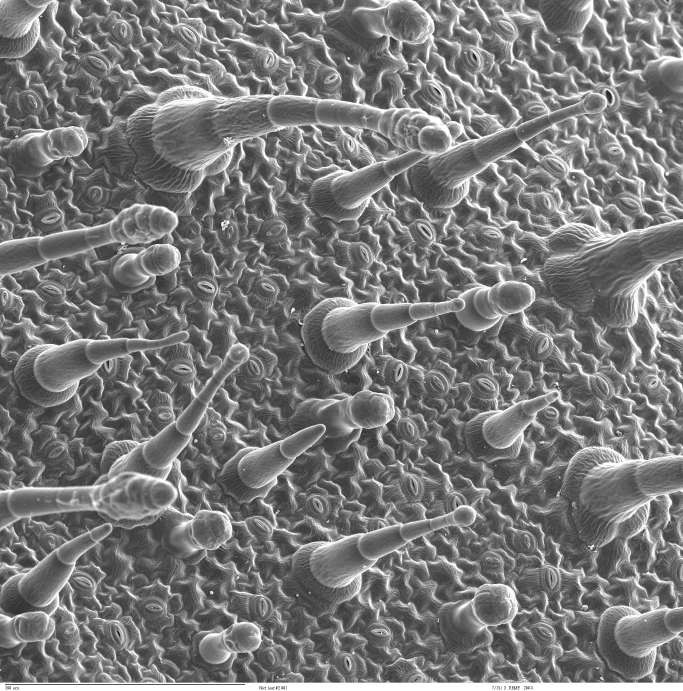
#> input picture data/ch08/sourced/Leaf_epidermis.jpg, 2048 x 2073 px (shown at 1/3 size)
$ python ch08_fig07_generative_risk.py
#> lines starting #> are read from the running program, lines starting #| are printed output that depends on the picture
### scripts/ch08_utils.py
#!/usr/bin/env python3
"""Shared helpers for chapter 8 image figures."""
# SPDX-License-Identifier: MIT
import hashlib
import json
import subprocess
from pathlib import Path
from typing import List, Optional, Tuple

import matplotlib
import matplotlib.pyplot as plt
import numpy as np
from matplotlib.font_manager import FontProperties
from PIL import Image
from scipy.ndimage import label, rotate, shift

matplotlib.use("Agg")

ROOT = Path(__file__).resolve().parents[1]
FIG = ROOT / "figures" / "ch08"
DATA = ROOT / "data" / "ch08"
RAW = DATA / "raw"
PROV = ROOT / "provenance" / "ch08"
SOURCED = DATA / "sourced"

UM_PER_PX_U2OS = 0.656

BBBC_FILES = {
    "hoechst_s1": "IXMtest_A13_s1_w1B35C6D5D-DBF9-4779-990D-5E7AFB14D600.tif",
    "mito_s1": "IXMtest_A13_s1_w5B257EE32-37B0-4698-891B-11B1B3D3D0C1.tif",
    "hoechst_s2": "IXMtest_A13_s2_w1951890F6-3FBD-488D-A559-E437F411FE17.tif",
    "mito_s2": "IXMtest_A13_s2_w5E4FF8FF2-B6AC-4AC6-810D-535064B5C89C.tif",
}

BBBC_STATS = {
    "hoechst_s1": {"min": 121, "max": 1655, "mean": 238.4, "p01": 132, "p999": 1236, "sat4095": 0, "sha16": "4be40f814481002a"},
    "mito_s1": {"min": 185, "max": 4095, "mean": 373.2, "p01": 218, "p999": 1140, "sat4095": 12, "sha16": "c1c441e44e91481c"},
    "hoechst_s2": {"min": 122, "max": 1450, "mean": 227.1, "p01": 129, "p999": 1150, "sat4095": 0, "sha16": "800419706668d4de"},
    "mito_s2": {"min": 176, "max": 1655, "mean": 366.3, "p01": 196, "p999": 1078, "sat4095": 0, "sha16": "b3d11076696b2bf4"},
}

HOECHST_RANGE = (132, 1236)
MITO_RANGE = (218, 1140)

MACHADO_DEUTERANOPIA = np.array(
    [[0.62550137, 0.37449863, 0.0], [0.7, 0.3, 0.0], [0.0, 0.3, 0.7]]
)
MACHADO_PROTANOPIA = np.array(
    [[0.566667, 0.433333, 0.0], [0.558333, 0.441667, 0.0], [0.0, 0.241667, 0.758333]]
)


def sha256(path: Path) -> str:
    digest = hashlib.sha256()
    with path.open("rb") as stream:
        for chunk in iter(lambda: stream.read(1 << 20), b""):
            digest.update(chunk)
    return digest.hexdigest()


def chinese_font() -> FontProperties:
    font_path = subprocess.check_output(
        ["kpsewhich", "FandolHei-Regular.otf"], text=True
    ).strip()
    if not font_path:
        raise RuntimeError("Install TeX Live Fandol fonts for Chinese PDF figures.")
    return FontProperties(fname=font_path, family="sans-serif")


def setup_rc() -> None:
    plt.rcParams.update(
        {
            "font.family": "sans-serif",
            "font.size": 8,
            "pdf.fonttype": 42,
            "ps.fonttype": 42,
            "axes.linewidth": 0.7,
        }
    )


# [25 lines left out: function save_pair, not called in this run]


def write_json(path: Path, payload: dict) -> None:
    path.parent.mkdir(parents=True, exist_ok=True)
    path.write_text(json.dumps(payload, indent=2, ensure_ascii=False) + "\n", encoding="utf-8")


# [27 lines left out: functions load_tiff, check_bbbc_array, linear_display_u8, not called in this run]


def fraction_mapped_white(arr: np.ndarray, vmin: float, vmax: float) -> float:
    return float((arr > vmax).mean())


def gamma_display_u8(arr: np.ndarray, vmin: float, vmax: float, gamma: float) -> np.ndarray:
    norm = np.clip((arr.astype(np.float64) - vmin) / (vmax - vmin), 0.0, 1.0)
    return (np.power(norm, gamma) * 255.0).astype(np.uint8)


def srgb_to_linear(rgb: np.ndarray) -> np.ndarray:
    c = rgb.astype(np.float64)
    return np.where(c <= 0.04045, c / 12.92, ((c + 0.055) / 1.055) ** 2.4)


def linear_to_srgb(linear: np.ndarray) -> np.ndarray:
    c = np.clip(linear, 0.0, 1.0)
    return np.where(c <= 0.0031308, 12.92 * c, 1.055 * (c ** (1.0 / 2.4)) - 0.055)


# [24 lines left out: functions simulate_cvd, merge_red_green, merge_magenta_green, not called in this run]


def nearest_upscale(arr: np.ndarray, factor: int) -> np.ndarray:
    return np.repeat(np.repeat(arr, factor, axis=0), factor, axis=1)


# [46 lines left out: functions draw_scale_bar, panel_letter, not called in this run]


def style_spines(ax) -> None:
    ax.spines[["top", "right"]].set_visible(False)
    ax.tick_params(axis="both", length=3)


def rgb_png_to_gray_u8(path: Path) -> np.ndarray:
    """Convert RGB(A) PNG to 8-bit gray (ITU-R BT.601 weights)."""
    rgb = np.array(Image.open(path).convert("RGB"), dtype=np.float64)
    gray = 0.299 * rgb[..., 0] + 0.587 * rgb[..., 1] + 0.114 * rgb[..., 2]
    return np.clip(gray, 0, 255).astype(np.uint8)


def resize_gray_lanczos(arr: np.ndarray, size: Tuple[int, int]) -> np.ndarray:
    return np.array(Image.fromarray(arr).resize(size, Image.LANCZOS))


def phase_shift(fixed: np.ndarray, moving: np.ndarray) -> Tuple[float, float]:
    """Integer pixel shift (dy, dx) aligning moving to fixed via FFT cross-correlation."""
    f = fixed.astype(np.float64)
    m = moving.astype(np.float64)
    f -= f.mean()
    m -= m.mean()
    corr = np.fft.ifft2(np.fft.fft2(f) * np.conj(np.fft.fft2(m))).real
    peak = np.unravel_index(int(np.argmax(corr)), corr.shape)
    dy, dx = peak
    if dy > f.shape[0] // 2:
        dy -= f.shape[0]
    if dx > f.shape[1] // 2:
        dx -= f.shape[1]
    return float(dy), float(dx)


def register_rigid_to_gt(
    gt: np.ndarray, ai: np.ndarray, angle_step: float = 0.5, angle_max: float = 2.0
) -> Tuple[np.ndarray, dict]:
    """Rigid registration (rotation + translation) of ai to gt; returns uint8 ai aligned."""
    gt_f = gt.astype(np.float64)
    ai_f = ai.astype(np.float64)
    best_mae = float("inf")
    best_img = ai
    best_meta: dict = {"method": "rotation_grid_plus_phase_shift", "angle_deg": 0.0, "shift_dy": 0.0, "shift_dx": 0.0}
    angles = np.arange(-angle_max, angle_max + angle_step * 0.5, angle_step)
    for angle in angles:
        rotated = rotate(ai_f, float(angle), reshape=False, order=1, mode="nearest")
        dy, dx = phase_shift(gt_f, rotated)
        warped = shift(rotated, shift=(dy, dx), order=1, mode="nearest")
        mae = float(np.abs(warped - gt_f).mean())
        if mae < best_mae:
            best_mae = mae
            best_img = np.clip(warped, 0, 255).astype(np.uint8)
            best_meta = {
                "method": "rotation_grid_plus_phase_shift",
                "angle_deg": float(angle),
                "shift_dy": float(dy),
                "shift_dx": float(dx),
                "mae_after_register": mae,
            }
    return best_img, best_meta


def find_fabricated_structure_circles(
    gt: np.ndarray,
    bicubic: np.ndarray,
    ai: np.ndarray,
    count: int = 3,
    min_area: int = 40,
    max_area: int = 8000,
) -> Tuple[List[dict], dict]:
    """
    Pick 2–3 regions where |ai−gt| exceeds |bicubic−gt| (connected components on excess map).
    Returns circle specs {cx, cy, radius_px} in image coordinates.
    """
    diff_b = np.abs(bicubic.astype(np.int16) - gt.astype(np.int16))
    diff_a = np.abs(ai.astype(np.int16) - gt.astype(np.int16))
    excess = np.maximum(diff_a.astype(np.int32) - diff_b.astype(np.int32), 0)
    positive = excess[excess > 0]
    if positive.size == 0:
        return [], {"threshold": None, "components_found": 0}
    threshold = float(np.percentile(positive, 85))
    mask = excess >= threshold
    labeled, n_comp = label(mask)
    candidates = []
    for comp_id in range(1, n_comp + 1):
        ys, xs = np.where(labeled == comp_id)
        area = int(ys.size)
        if area < min_area or area > max_area:
            continue
        score = float(excess[ys, xs].sum())
        cy = float(ys.mean())
        cx = float(xs.mean())
        radius = float(max(np.sqrt(area / np.pi) * 1.15, 12.0))
        candidates.append(
            {
                "cx": cx,
                "cy": cy,
                "radius_px": radius,
                "area_px": area,
                "excess_sum": score,
            }
        )
    candidates.sort(key=lambda item: item["excess_sum"], reverse=True)
    chosen = candidates[:count]
    meta = {
        "threshold_excess": threshold,
        "components_found": n_comp,
        "candidates_ranked": len(candidates),
        "selection": "top excess_sum after size filter",
    }
    return chosen, meta

### scripts/ch08_fig07_generative_risk.py
#!/usr/bin/env python3
"""FIG ch08-07: generative upscale risk comparison (six panels a–f)."""
# SPDX-License-Identifier: MIT
import json
import sys
from datetime import date
from pathlib import Path

import matplotlib.pyplot as plt
import numpy as np
from matplotlib.patches import Circle
from PIL import Image

from ch08_figures import FIG07_GT_BOX, area_downsample_gray
from ch08_utils import (
    DATA,
    FIG,
    PROV,
    SOURCED,
    chinese_font,
    find_fabricated_structure_circles,
    nearest_upscale,
    register_rigid_to_gt,
    resize_gray_lanczos,
    rgb_png_to_gray_u8,
    save_pair,
    setup_rc,
    sha256,
    write_json,
)

ROOT = Path(__file__).resolve().parents[1]
AI_UPSCALE = FIG / "ch08-07-ai-upscaled-1.png"
LR_PATH = DATA / "fig07-input-lowres.png"
STEM = "ch08-07-generative-risk"


def load_gt() -> np.ndarray:
    leaf = SOURCED / "Leaf_epidermis.jpg"
    gray = np.array(Image.open(leaf).convert("L"))
    x0, y0, x1, y1 = FIG07_GT_BOX
    gt = gray[y0:y1, x0:x1]
    assert gt.shape == (512, 512)
    return gt


def load_lr(gt: np.ndarray) -> np.ndarray:
    if LR_PATH.is_file():
        lr = np.array(Image.open(LR_PATH).convert("L"))
        assert lr.shape == (128, 128)
        return lr
    return area_downsample_gray(gt.astype(np.float32), 4).astype(np.uint8)


def prepare_ai_for_compare(ai_path: Path) -> tuple[np.ndarray, dict]:
    raw = Image.open(ai_path)
    meta = {
        "source_path": str(ai_path.relative_to(ROOT)),
        "source_sha256": sha256(ai_path),
        "source_size": list(raw.size),
        "source_mode": raw.mode,
    }
    gray = rgb_png_to_gray_u8(ai_path)
    if gray.shape != (512, 512):
        gray = resize_gray_lanczos(gray, (512, 512))
        meta["resized_to_512"] = "Lanczos"
        meta["resize_from"] = list(Image.open(ai_path).size)
    return gray, meta


# [69 lines left out: functions panel_titles, render_figure, not called in this run]


def main() -> int:
    setup_rc()
    if not AI_UPSCALE.is_file():
        print(f"Missing {AI_UPSCALE}", file=sys.stderr)
        return 1

    gt = load_gt()
#> in load_gt, gray is the input picture: shape (2073, 2048); min 0, max 255, mean 120.1
    lr = load_lr(gt)
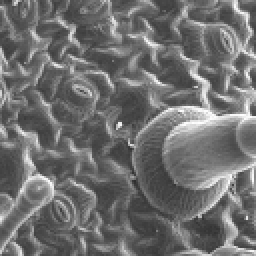
#> input picture data/ch08/fig07-input-lowres.png, 128 x 128 px (shown 2 times larger)
#> in load_lr, lr is the input picture: shape (128, 128); min 46, max 254, mean 111.3
    lr_nn = nearest_upscale(lr, 4)
    bicubic = np.array(Image.fromarray(lr).resize((512, 512), Image.BICUBIC))
    ai_raw, ai_prep_meta = prepare_ai_for_compare(AI_UPSCALE)
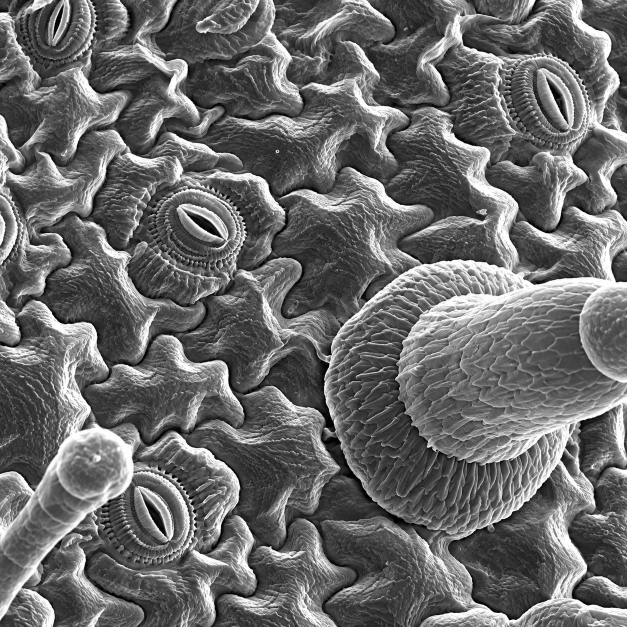
#> input picture figures/ch08/ch08-07-ai-upscaled-1.png, 1254 x 1254 px (shown at 1/2 size)
#> in prepare_ai_for_compare, raw is the input picture: PIL image 1254x1254 RGB; mean R, G, B 105.8, 105.8, 105.8
#> ai_prep_meta = 6 items
    ai, reg_meta = register_rigid_to_gt(gt, ai_raw)
#> the loop in register_rigid_to_gt, `for angle in angles:` made 9 passes
#> (peak in phase_shift, dy, dx, mae, best_mae) on passes 1 to 4: ((0, 509), 0, -3, 38.03, 38.03), ((0, 510), 0, -2, 35.13, 35.13), ((0, 510), 0, -2, 31.74, 31.74), ((1, 511), 1, -1, 28.91, 28.91)
#> (peak in phase_shift, dy, dx, mae) on passes 5 to 8: ((1, 511), 1, -1, 30.42), ((1, 511), 1, -1, 29.64), ((1, 511), 1, -1, 33.01), ((1, 511), 1, -1, 36.28)
#> pass 1, in phase_shift, `corr = np.fft.ifft2(np.fft.fft2(f) * np.conj(np.fft.fft2(m))).real`:
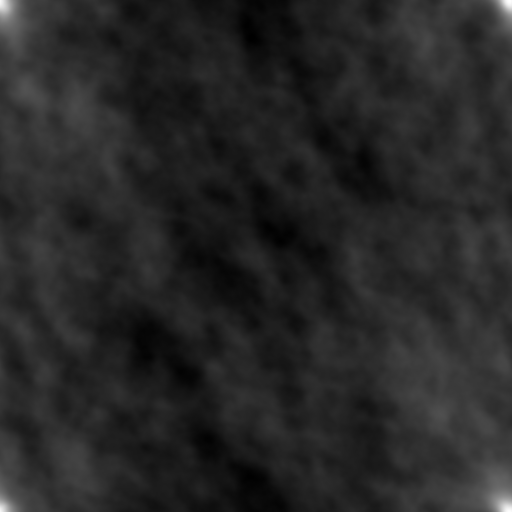
#> corr: shape (512, 512) float64; min -50954932.5, max 282887788.1, mean 0; drawn with min black and max white
#> after the loop in register_rigid_to_gt, `for angle in angles:`:
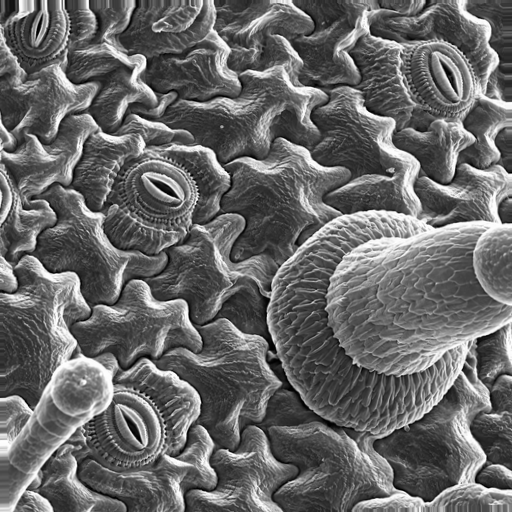
#> warped: shape (512, 512) float64; min 0, max 255, mean 105.1
#> after the loop in register_rigid_to_gt, `for angle in angles:`: best_mae = 28.91
#> reg_meta = {'method': 'rotation_grid_plus_phase_shift', 'angle_deg': -0.5, 'shift_dy': 1, 'shift_dx': -1, 'mae_after_register': 28.91}

    diff_b = np.abs(bicubic.astype(np.int16) - gt.astype(np.int16))
    diff_a = np.abs(ai.astype(np.int16) - gt.astype(np.int16))
    mae_bicubic = float(diff_b.mean())
#> mae_bicubic = 10.32
    mae_ai = float(diff_a.mean())
#> mae_ai = 29.06

    circles, circle_meta = find_fabricated_structure_circles(gt, bicubic, ai, count=3)
#> in find_fabricated_structure_circles, `excess = np.maximum(diff_a.astype(np.int32) - diff_b.astype(np.int32),..`:
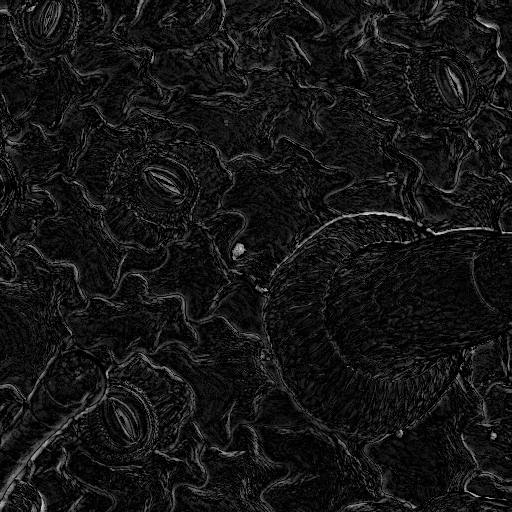
#> excess: shape (512, 512) int32; min 0, max 225, mean 20.5
#> in find_fabricated_structure_circles, `threshold = float(np.percentile(positive, 85))`: threshold = 45
#> in find_fabricated_structure_circles, `mask = excess >= threshold`:
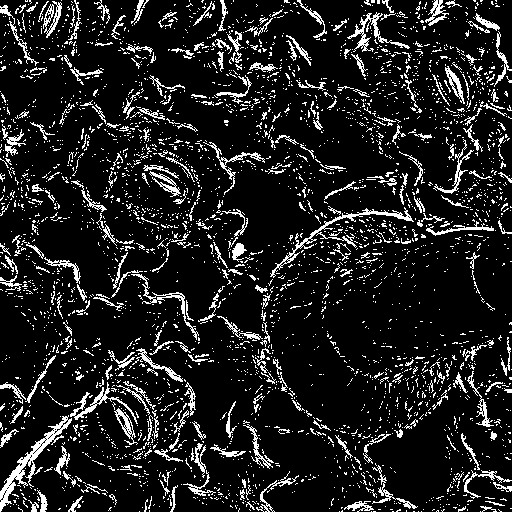
#> mask: shape (512, 512) bool; 12.2% white in thin lines or dots
#> in find_fabricated_structure_circles, `labeled, n_comp = label(mask)`:
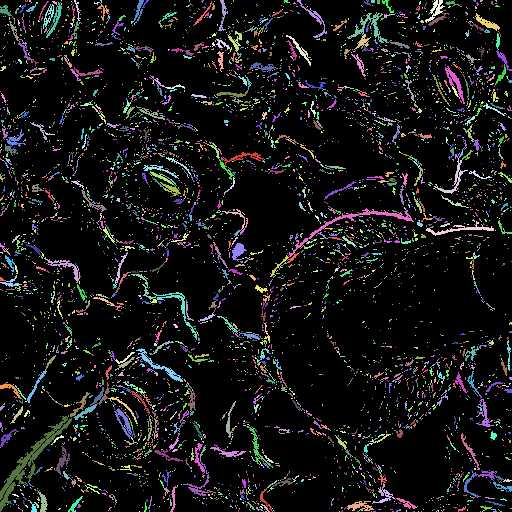
#> labeled: shape (512, 512) int32; 5766 distinct labels, from 0 to 5765; one colour per label, 0 black
#> in find_fabricated_structure_circles, `labeled, n_comp = label(mask)`: n_comp = 5765
#> the loop in find_fabricated_structure_circles, `for comp_id in range(1, n_comp + 1):` made 5765 passes
#> (ys, xs) on passes 1 to 3: ([0, 0, 1, 1, 1], [25, 27, 25, 26, 27]), ([0, 0, 1, 1], [29, 30, 29, 30]), ([0], [61])
#> after the loop in find_fabricated_structure_circles, `for comp_id in range(1, n_comp + 1):`: candidates = 130 items
#> in find_fabricated_structure_circles, `chosen = candidates[:count]`: chosen = 3 items
#> in find_fabricated_structure_circles, `meta = { "threshold_excess": threshold, "components_found": n_comp, "c..`: meta = {'threshold_excess': 45, 'components_found': 5765, 'candidates_ranked': 130, 'selection': 'top excess_sum after size filter'}
#> circles = 3 items; circle_meta has the same summary as meta in find_fabricated_structure_circles
    if len(circles) < 2:
        circles, circle_meta = find_fabricated_structure_circles(
            gt, bicubic, ai, count=3, min_area=25
        )

    provenance = {
        "figure": STEM,
        "generated_on": date.today().isoformat(),
        "gt_crop": list(FIG07_GT_BOX),
        "lr_path": str(LR_PATH.relative_to(ROOT)),
        "lr_sha256": sha256(LR_PATH) if LR_PATH.is_file() else None,
        "ai_input": ai_prep_meta,
        "registration": reg_meta,
        "mae_bicubic": mae_bicubic,
        "mae_ai": mae_ai,
        "diff_colormap": {"name": "viridis", "vmin": 0, "vmax": 128},
        "fabricated_structure_circles": circles,
        "circle_detection": circle_meta,
    }
    write_json(PROV / "ch08-07-generative-risk.json", provenance)

    for lang in ("zh", "en"):
        font = chinese_font() if lang == "zh" else None
        render_figure(lang, gt, lr_nn, bicubic, ai, diff_b, diff_a, circles, font)

    print("FIG ch08-07 generative-risk complete")
    print(f"MAE bicubic vs GT: {mae_bicubic:.4f}")
    print(f"MAE AI (registered) vs GT: {mae_ai:.4f}")
    print(f"Registration: {json.dumps(reg_meta, ensure_ascii=False)}")
    print(f"Circles ({len(circles)}): {json.dumps(circles, ensure_ascii=False)}")
    return 0


if __name__ == "__main__":
    sys.exit(main())
#> (the call stopped at in chinese_font, `font_path = subprocess.check_output( ["kpsewhich", "FandolHei-Regular...`: subprocess is not available in this run)
